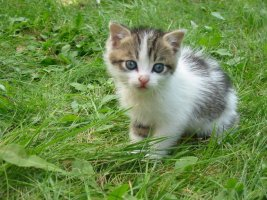
#> input picture data_visual/cat.jpg, 267 x 200 px, found by its file name
$ python cv_ex10_resize.py
#> lines starting #> are read from the running program, lines starting #| are printed output that depends on the picture
import cv2

src = cv2.imread("./video/cat.jpg", cv2.IMREAD_COLOR)
#> src is the input picture: shape (200, 267, 3); mean B, G, R 77, 139.3, 110

dst = cv2.resize(src, dsize=(800,600), interpolation=cv2.INTER_AREA)
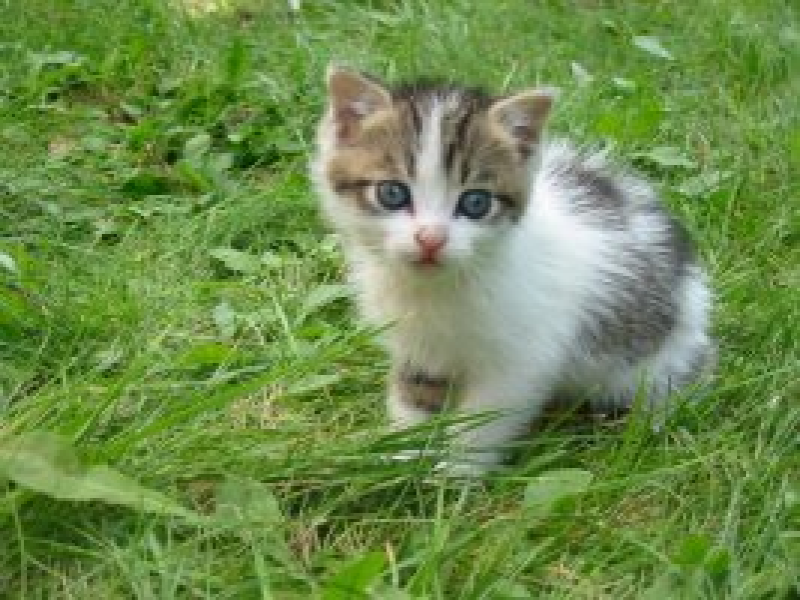
#> dst: shape (600, 800, 3); mean B, G, R 77, 139.3, 110
dst2 = cv2.resize(src, dsize=(0,0), fx=0.3, fy=0.7, interpolation=cv2.INTER_LINEAR)
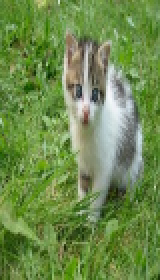
#> dst2: shape (140, 80, 3) (shown 2 times larger); mean B, G, R 76.9, 139.2, 109.9

cv2.imshow("src", src)
cv2.imshow("dst", dst)
cv2.imshow("dst2", dst2)
cv2.waitKey()
cv2.destroyAllWindows()
